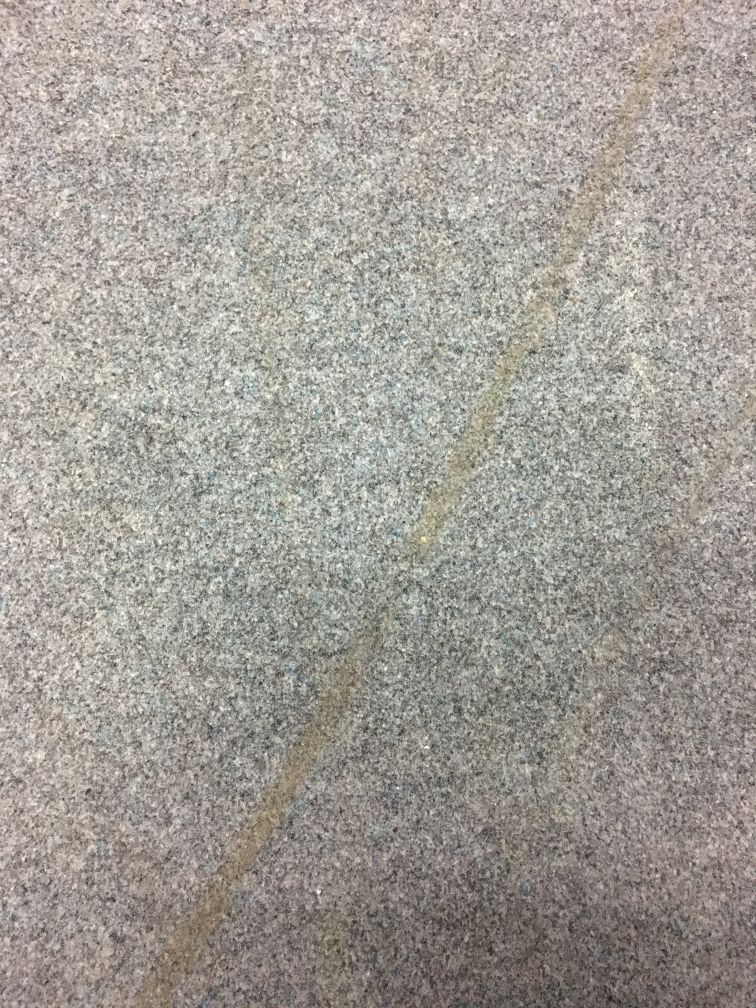
#> input picture ground/IMG_1417.JPG, 3024 x 4032 px (shown at 1/4 size)
$ jupyter execute --allow-errors 'prep bbl.ipynb'   (shell and % lines are left out)
#> lines starting #> are read from the running program, lines starting #| are printed output that depends on the picture
[cell 1]
from simulator.image_creation import *
import cv2
import subprocess
import matplotlib.pyplot as plt
import re, numpy

# On choisit un fond

[cell 2]
def ppm_to_numpy(filename=None, buffer=None, byteorder='>', numpy_found=True):
    """Return image data from a raw PGM/PPM file as numpy array.
    Format specification: http://netpbm.sourceforge.net/doc/pgm.html
    """

    if not numpy_found:
        raise IOError("Function ppm_to_numpy requires numpy installed.")

    if buffer is None:
        with open(filename, 'rb') as f:
            buffer = f.read()
    try:
        header, width, height, maxval = re.search(
            b"(^P\d\s(?:\s*#.*[\r\n])*"
            b"(\d+)\s(?:\s*#.*[\r\n])*"
            b"(\d+)\s(?:\s*#.*[\r\n])*"
            b"(\d+)\s(?:\s*#.*[\r\n]\s)*)", buffer).groups()
    except AttributeError:
        raise ValueError("Not a raw PPM/PGM file: '%s'" % filename)

    cols_per_pixels = 1 if header.startswith(b"P5") else 3

    dtype = 'uint8' if int(maxval) < 256 else byteorder+'uint16'
    arr = numpy.frombuffer(buffer, dtype=dtype,
                           count=int(width)*int(height)*3,
                           offset=len(header))

    return arr.reshape((int(height), int(width), 3))

[cell 3]
img = cv2.resize(cv2.imread('../ground/IMG_1417.JPG'), (1000, 1000))
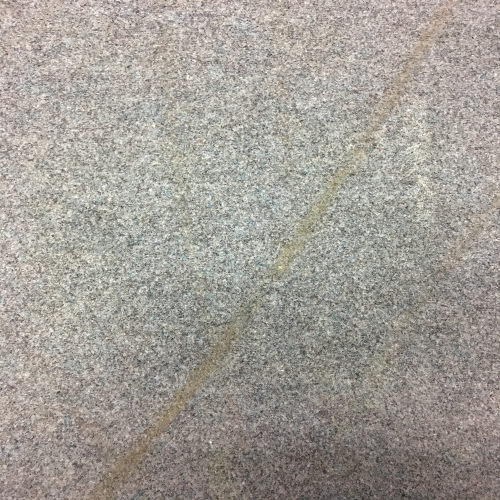
#> img: shape (1000, 1000, 3) (shown at 1/2 size); mean B, G, R 150.5, 157.3, 161.7

[cell 4]
plt.imshow(img)

# On trace des lignes à partir d'un point

[cell 5]
origin_pt = (400, 1000)
end_pt = (1000, 200)
radius = 2000
#> (the rest of this cell did not finish here and is left out)

#> (a cell that did not finish here is left out)

#> (a cell that did not finish here is left out)

#> (a cell that did not finish here is left out)

#> (a cell that did not finish here is left out)

#> (a cell that did not finish here is left out)

[cell 11]
img_final = 255 * np.ones((3 * img.shape[0], 4 * img.shape[1], 3), dtype='uint8')
#> (the rest of this cell did not finish here and is left out)

[cell 12]
plt.imshow(img_final)

# On applique la perspective

[cell 13]
PHOTOS_PATH = '../photos/'

[cell 14]
plt.imsave(PHOTOS_PATH + 'test.jpg', img_final)
#> (the rest of this cell did not finish here and is left out)

# Résultat

[cell 15]
resultat = cv2.imread('../photos/test_cmd_test.png')
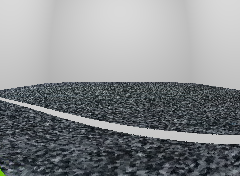
#> input picture exploration/test_cmd_test.png, 240 x 176 px, found by its file name
#> resultat is the input picture: shape (176, 240, 3); mean B, G, R 140.6, 138.3, 135.3
